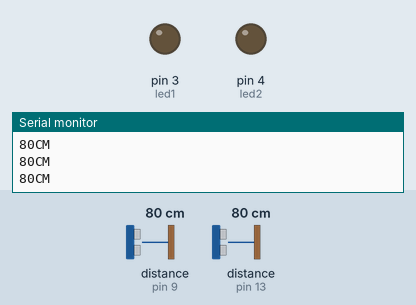
This sketch was run on a simulated Arduino Uno, built with avr-gcc and run on an emulated ATmega328P. On the bench: output pins drawn as LEDs (lit = HIGH), the last lines printed to the serial monitor. Dashed ring = blinking. The test bench sets the inputs (shaded band); at power-on: distance to the obstacle (sensors on pin 9, pin 13) 80 cm. The echo pulse lasts 58.3 µs per cm; pins used as bus, display or sensor lines are not drawn.

Above: at 1.2 s.
1.3 s: distance to the obstacle (sensor on pin 9) set to 28 cm
4.3 s: distance to the obstacle (sensor on pin 9) set to 23 cm
At 4.7 s:
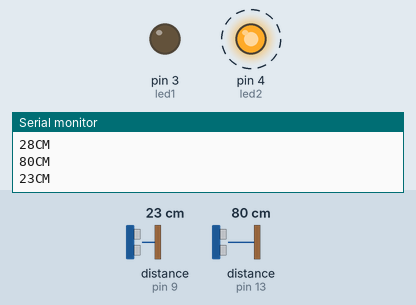
7.3 s: distance to the obstacle (sensor on pin 13) set to 28 cm
10.3 s: distance to the obstacle (sensor on pin 13) set to 22 cm
At 11.9 s:
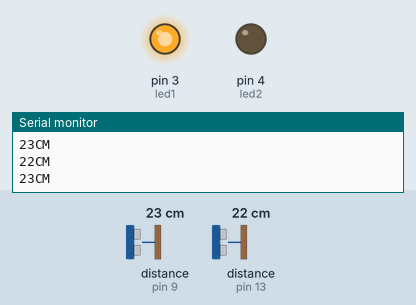
13.3 s: distance to the obstacle (sensor on pin 13) set to 35 cm
At 13.7 s:
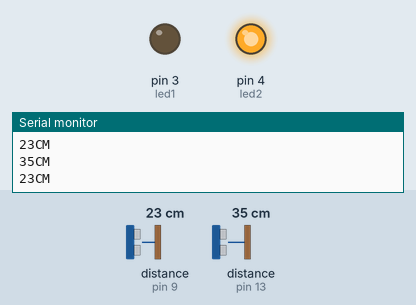
14.8 s: distance to the obstacle (sensor on pin 13) set to 2 cm
At 16.0 s:
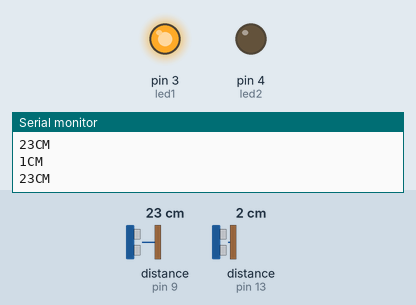
Timing chart, 0 to 18.8 s (numbered marks = the images above; inputs shaded):
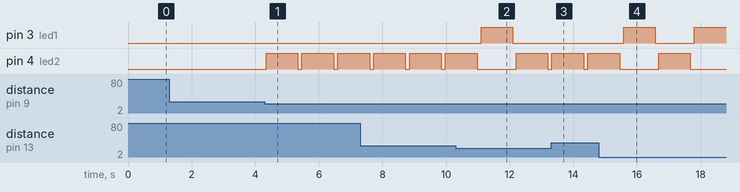

Measured:
- the behaviour switches between 26 and 25 cm on distance to the obstacle (sensor on pin 9) (found by bisection; images 0 and 1)
- the behaviour switches between 26 and 25 cm on distance to the obstacle (sensor on pin 13) (found by bisection; images 1 and 2)
- after the input at 4.3 s, pin 4 (led2): alternates HIGH for 1.0 s and LOW for 0.13 s, starting at once
- after the input at 10.3 s, pin 3 (led1): LOW → HIGH after 0.80 s, → LOW 1.0 s later
- after the input at 13.3 s, pin 3 (led1): stays LOW (without the input it goes to HIGH after 0.03 s); pin 4 (led2): LOW → HIGH after 0.03 s instead of 1.1 s
- after the input at 14.8 s, pin 3 (led1): LOW → HIGH after 0.78 s, → LOW 1.0 s later, → HIGH 1.2 s later

The sketch:

sidedetection.ino
```cpp
int tr1=12;
int te1=13;
int tr2=10;
int te2=9;
int led1=3;
int led2=4;
void setup() {
  // put your setup code here, to run once:
  pinMode(4,OUTPUT);
  pinMode(3,OUTPUT);
pinMode(12,OUTPUT);
pinMode(10,OUTPUT);//trigger
pinMode(13,INPUT);//echopin
pinMode(9,INPUT);
Serial.begin(9600);
}
void loop() {
  // put your main code here, to run repeatedly:
 long duration, distance;
  digitalWrite(tr1,HIGH);
  delayMicroseconds(1000);
  digitalWrite(tr1, LOW);
  duration=pulseIn(te1, HIGH);
  distance =(duration/2)/29.1;
  Serial.print(distance);
  Serial.println("CM");
  delay(10);
  long duration1, distance1;
  digitalWrite(tr2,HIGH);
  delayMicroseconds(1000);
  digitalWrite(tr2, LOW);
  duration1=pulseIn(te2, HIGH);
  distance1 =(duration1/2)/29.1;
  Serial.print(distance1);
  Serial.println("CM");
  delay(10);
  if (distance<=25)
  {
    digitalWrite(led1,HIGH);
    delay(1000);
    digitalWrite(led1,LOW);
    delay(100);

  }
  if (distance1<=25)
  {
    digitalWrite(led2,HIGH);
    delay(1000);
    digitalWrite(led2,LOW);
    delay(100);
  }


}
```
